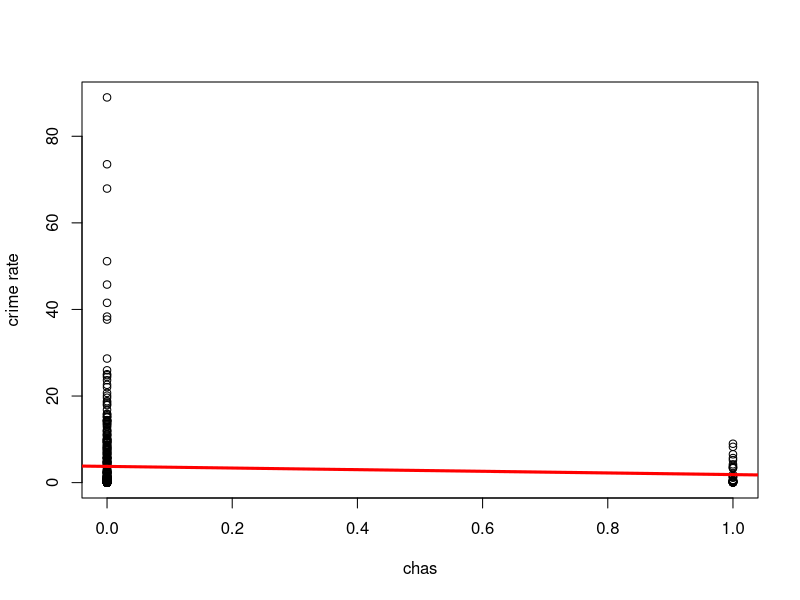
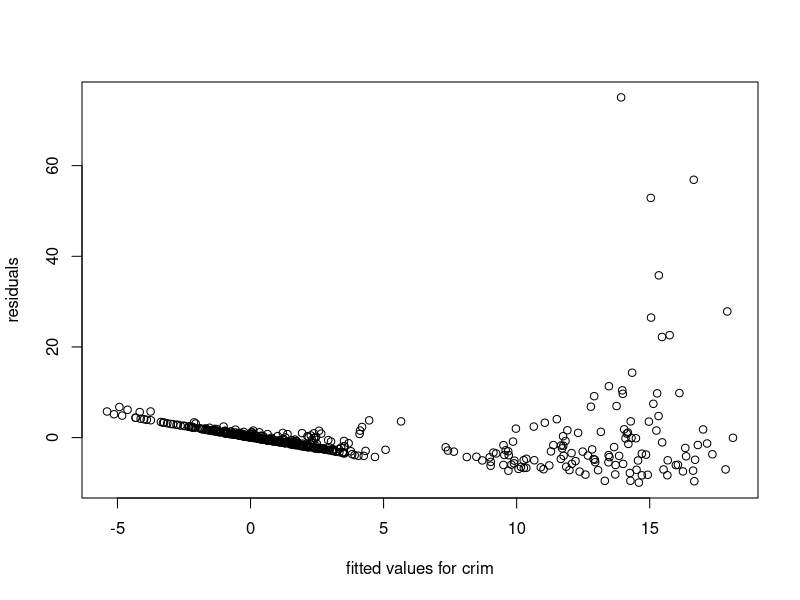
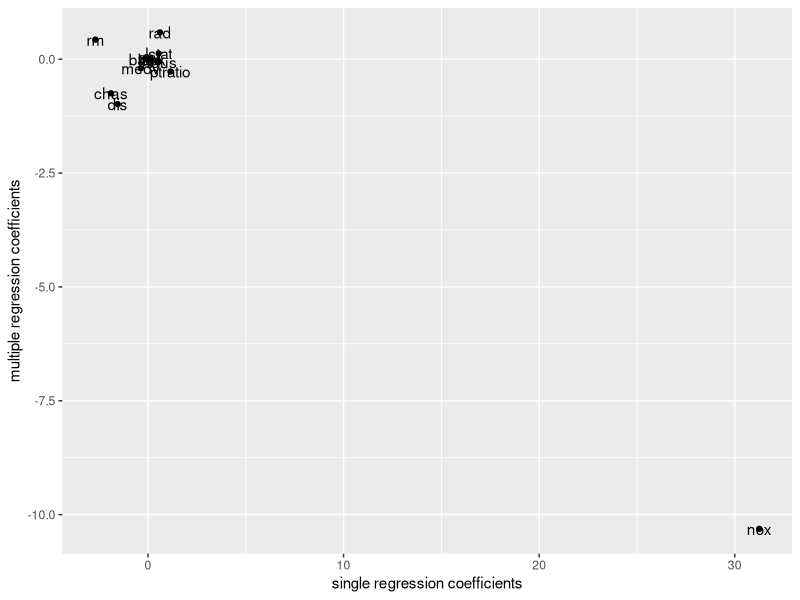
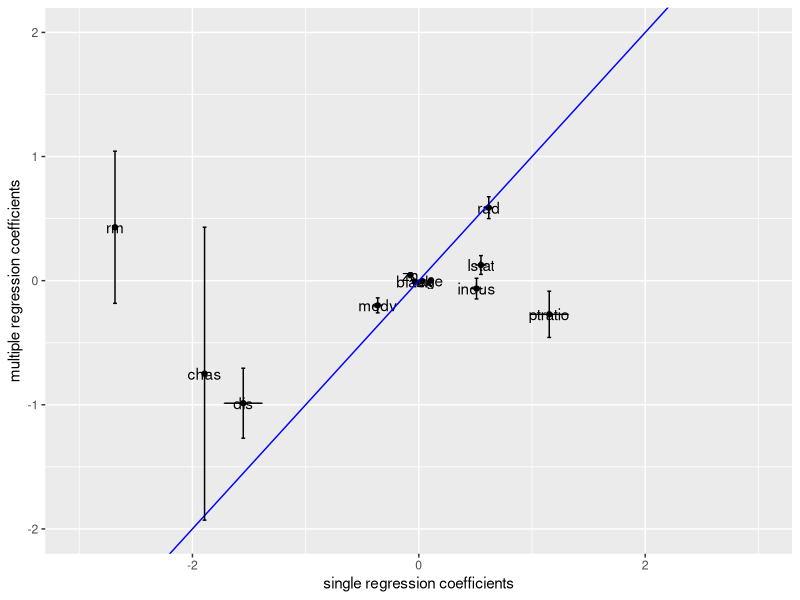
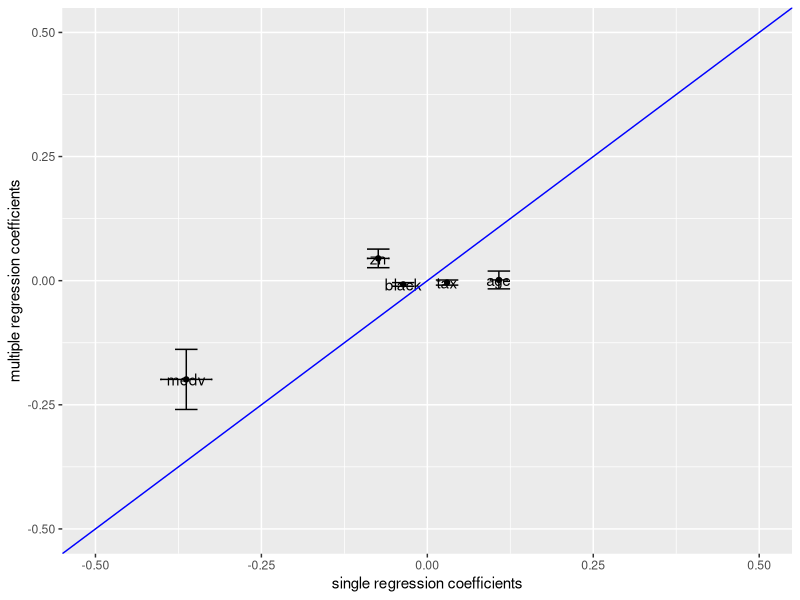

Here is the R script that generated these plots, in order:
## ---- chunk 1
library(MASS)
library(ggplot2)
sing.coefs<-list()
sing.coefs.se<-list()
f.p_val <- list()
cr <- Boston$crim

for (i in 2:length(names(Boston))){
    lm.single<-lm(cr~Boston[[i]])
    
    f<-summary(lm.single)$fstatistic
    this_pf <-unname(pf(f[1],f[2],f[3],lower.tail=F))
    
    sing.coefs<-append(sing.coefs,list(lm.single$coefficients[[2]]))
    sing.coefs.se<-append(sing.coefs.se,list(coef(summary(lm.single))[,2][2]))
    f.p_val<-append(f.p_val,list(this_pf))
    
}

lm.chas<-lm(crim~chas,data=Boston)
print(summary(lm.chas))

plot(Boston$chas,Boston$crim, xlab = 'chas',ylab='crime rate')
abline(lm.chas,lwd=3,col="red")
## ---- chunk 2
lm.multi <- lm(crim~.,data=Boston)
print(summary(lm.multi))
## ---- chunk 3
plot(lm.multi$fitted.values, lm.multi$residuals,xlab='fitted values for crim',ylab='residuals')
## ---- chunk 4
options(warn=-1)
x = unlist(sing.coefs)
y = unlist(lm.multi$coefficients[2:14])
nm = unlist(names(Boston)[2:14])
yse = unlist(coef(summary(lm.multi))[,2][2:14])
sing.coefs.se = unlist(sing.coefs.se)
ylimits <- aes(x,ymax = y + yse, ymin=y - yse)
xlimits <- aes(x,y,xmax=x+sing.coefs.se,xmin=x-sing.coefs.se)

p1<-ggplot()+geom_point(aes(x,y))+geom_text(aes(x,y,label=nm))+labs(x='single regression coefficients',y='multiple regression coefficients')
print(p1)
## ---- chunk 5
p2<-ggplot()+geom_point(aes(x,y))+geom_text(aes(x,y,label=nm))+labs(x='single regression coefficients',y='multiple regression coefficients')+xlim(-3,3)+ylim(-2,2)+geom_abline(intercept=0,slope=1,color='blue')+geom_errorbar(ylimits)+geom_errorbarh(xlimits)
print(p2)
## ---- chunk 6
p3<-ggplot()+geom_point(aes(x,y))+geom_text(aes(x,y,label=nm))+labs(x='single regression coefficients',y='multiple regression coefficients')+xlim(-0.5,0.5)+ylim(-0.5,0.5)+geom_abline(intercept=0,slope=1,color='blue')+geom_errorbar(ylimits)+geom_errorbarh(xlimits)
print(p3)
